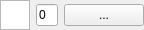
<?xml version="1.0" encoding="UTF-8"?>
<ui version="4.0">
 <class>ColorProperty</class>
 <widget class="QWidget" name="ColorProperty">
  <property name="geometry">
   <rect>
    <x>0</x>
    <y>0</y>
    <width>142</width>
    <height>23</height>
   </rect>
  </property>
  <property name="windowTitle">
   <string>Form</string>
  </property>
  <layout class="QGridLayout" name="gridLayout">
   <property name="leftMargin">
    <number>0</number>
   </property>
   <property name="topMargin">
    <number>0</number>
   </property>
   <property name="rightMargin">
    <number>0</number>
   </property>
   <property name="bottomMargin">
    <number>0</number>
   </property>
   <item row="0" column="1">
    <widget class="QLineEdit" name="lineEdit">
     <property name="text">
      <string>0</string>
     </property>
    </widget>
   </item>
   <item row="0" column="2">
    <widget class="QPushButton" name="pushButton">
     <property name="text">
      <string>...</string>
     </property>
    </widget>
   </item>
   <item row="0" column="0">
    <widget class="QGraphicsView" name="graphicsView">
     <property name="maximumSize">
      <size>
       <width>30</width>
       <height>30</height>
      </size>
     </property>
     <property name="backgroundBrush">
      <brush brushstyle="SolidPattern">
       <color alpha="255">
        <red>0</red>
        <green>0</green>
        <blue>0</blue>
       </color>
      </brush>
     </property>
    </widget>
   </item>
  </layout>
 </widget>
 <resources/>
 <connections/>
</ui>
